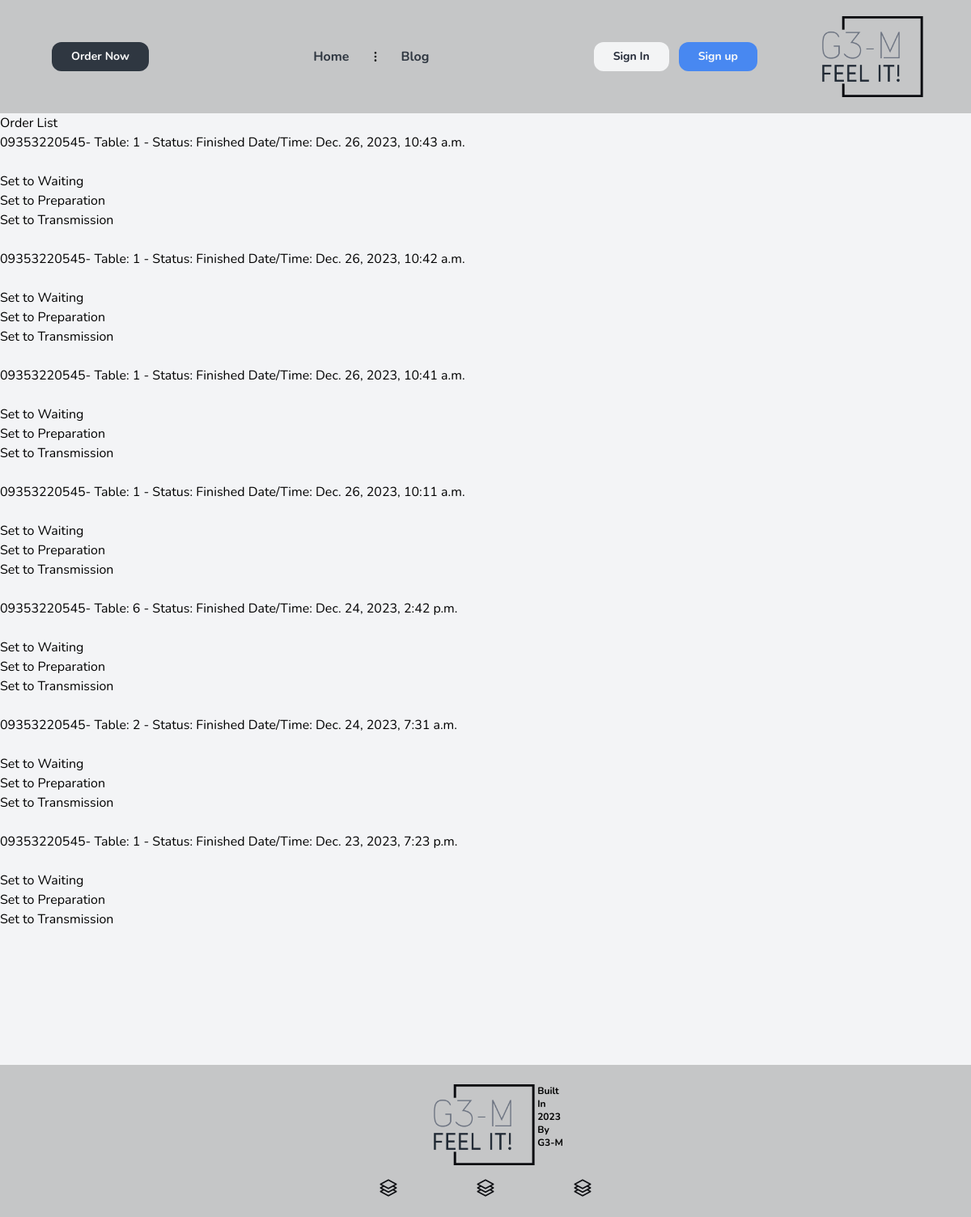
Screenshot of /orders/orders/f with the database file from the repository.
### order/models.py (models this page shows, shortened)
class Order(BaseModel):
    status_fields = [("W", "Waiting"),
                     ("P", "Preparation"),
                     ("T", "Transmission"),
                     ("F", "Finished")]
    customer_phone = models.CharField(max_length=100, blank=True, null=True)
    id = models.UUIDField(primary_key=True, default=uuid.uuid4)
    status = models.CharField(max_length=1, choices=status_fields, default='W')
    table = models.ForeignKey(Table, on_delete=models.SET_NULL, null=True)
    class Meta:
        ordering = ['-created_at']
        indexes = [
            models.Index(fields=['-created_at']),
        ]

### tables/models.py (models this page shows)
class Table(BaseModel):
    status_fields = [("R", "Reserved"), ("E", "Empty"), ("F", "Full"), ("T", "TakeAway")]
    number = models.PositiveIntegerField()
    status = models.CharField(max_length=1, choices=status_fields, default='E')
    def __str__(self) -> str:
        return f'{self.number}'

### order/views.py (the view)
# urls.py: path('orders/f', views.OrderFinishedistView.as_view(), name='list-order-f'),
class OrderFinishedistView(ListView):
    model = Order
    template_name = 'Order_ListOrder.html'
    context_object_name = 'orders'
    ordering = ['-created_at']
    def get_queryset(self):
        return Order.objects.filter(status='F')

### core/models.py (called while the page is built)
    def get_queryset(self):
        return super().get_queryset().filter(deleted_at__isnull=True)

### templates/Order_ListOrder.html (shortened to what this page needs)
{% extends "base.html" %}
{% block content %}
    <h1>Order List</h1>
    <ul>
        {% for order in orders %}
            <li>{{ order.customer_phone }}- Table: {{ order.table }} - Status: {{ order.get_status_display }} Date/Time: {{ order.created_at }}</li>
            <form method="post" action="{% url 'order:change-status' order.id %}">
                <br>
                {% if not order.status == 'W' %}
                    <button type="submit" name="new_status" value="W">Set to Waiting</button>
                    <br>
                {% endif %}
                {% if not order.status == 'P' %}
                    <button type="submit" name="new_status" value="P">Set to Preparation</button>
                    <br>
                {% endif %}
                {% if not order.status == 'T' %}
                    <button type="submit" name="new_status" value="T">Set to Transmission</button>
                    <br>
                {% endif %}
            </form>
            <br>
        {% endfor %}
    </ul>
{% endblock %}

### static/src/styles.css (style rules this page uses)
html { line-height: 1.5; -webkit-text-size-adjust: 100%; -moz-tab-size: 4; -o-tab-size: 4; tab-size: 4; font-family: ui-sans-serif, system-ui, -apple-system, BlinkMacSystemFont, "Segoe UI", Roboto, "Helvetica Neue", Arial, "Noto Sans", sans-serif, "Apple Color Emoji", "Segoe UI Emoji", "Segoe UI Symbol", "Noto Color Emoji"; font-feature-settings: normal; font-variation-settings: normal; }
body { margin: 0; line-height: inherit; }
h1, h2, h3, h4, h5, h6 { font-size: inherit; font-weight: inherit; }
button, input, optgroup, select, textarea { font-family: inherit; font-feature-settings: inherit; font-variation-settings: inherit; font-size: 100%; font-weight: inherit; line-height: inherit; color: inherit; margin: 0; padding: 0; }
button, select { text-transform: none; }
button, [type='button'], [type='reset'], [type='submit'] { -webkit-appearance: button; background-color: transparent; background-image: none; }
blockquote, dl, dd, h1, h2, h3, h4, h5, h6, hr, figure, p, pre { margin: 0; }
ol, ul, menu { list-style: none; margin: 0; padding: 0; }
button, [role="button"] { cursor: pointer; }
.bg-gray-100 { --tw-bg-opacity: 1; background-color: rgb(243 244 246 / var(--tw-bg-opacity)); }
.font-enfont { font-family: Nunito; }

### rows the page displays
Order: customer_phone "09353220545", table "1", status "Finished", created_at "Dec. 26, 2023, 10:43 a.m.", shows "Set to Waiting", shows "Set to Preparation", shows "Set to Transmission"
Order: customer_phone "09353220545", table "1", status "Finished", created_at "Dec. 26, 2023, 10:42 a.m.", shows "Set to Waiting", shows "Set to Preparation", shows "Set to Transmission"
Order: customer_phone "09353220545", table "1", status "Finished", created_at "Dec. 26, 2023, 10:41 a.m.", shows "Set to Waiting", shows "Set to Preparation", shows "Set to Transmission"
Order: customer_phone "09353220545", table "1", status "Finished", created_at "Dec. 26, 2023, 10:11 a.m.", shows "Set to Waiting", shows "Set to Preparation", shows "Set to Transmission"
Order: customer_phone "09353220545", table "6", status "Finished", created_at "Dec. 24, 2023, 2:42 p.m.", shows "Set to Waiting", shows "Set to Preparation", shows "Set to Transmission"
Order: customer_phone "09353220545", table "2", status "Finished", created_at "Dec. 24, 2023, 7:31 a.m.", shows "Set to Waiting", shows "Set to Preparation", shows "Set to Transmission"
Order: customer_phone "09353220545", table "1", status "Finished", created_at "Dec. 23, 2023, 7:23 p.m.", shows "Set to Waiting", shows "Set to Preparation", shows "Set to Transmission"
